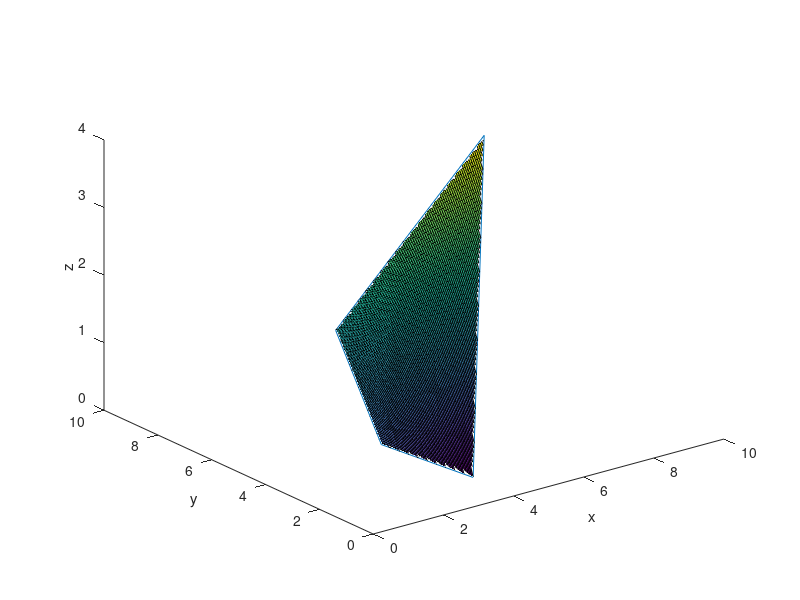

MATLAB code to generate this figure:
function quadinterpolation()

px = [1 4 7 2];
py = [1 1.5 5 4];
pz = [1 0 4 2];
A = [1 0 0 0;1 1 0 0;1 1 1 1;1 0 1 0];
AI = inv(A);
a = AI*px';
b = AI*py';
plotinter(px, py, pz, a, b);

function z = lerp(z1, z2, w)
	z = (1-w)*z1 + w*z2;
end

% plot surface of the quad
function []=plotinter(px, py, pz, a, b)
	x = [];
	y = [];
	z = [];
	% convert square coordinates to physical
    for l=0:0.01:1
		for m=0:0.01:1
			x(end+1) = a(1) + a(2)*l + a(3)*m + a(4)*l*m;
			y(end+1) = b(1) + b(2)*l + b(3)*m + b(4)*l*m;
			
			z00 = pz(1); z10 = pz(2);
			z01 = pz(4); z11 = pz(3);
			
			zi = lerp(lerp(z00, z10, l), lerp(z01, z11, l), m);
			z(end+1) = zi;
		end
    end
 
	plot3([px px(1)],[py py(1)], [pz pz(1)]);
	hold on;
%	plot3(x,y,z,'x');
	[XI, YI] = meshgrid(0:0.05:10);
	surf(XI, YI, griddata(x,y,z,XI,YI));
	xlabel 'x';
	ylabel 'y';
	zlabel 'z';
end

end